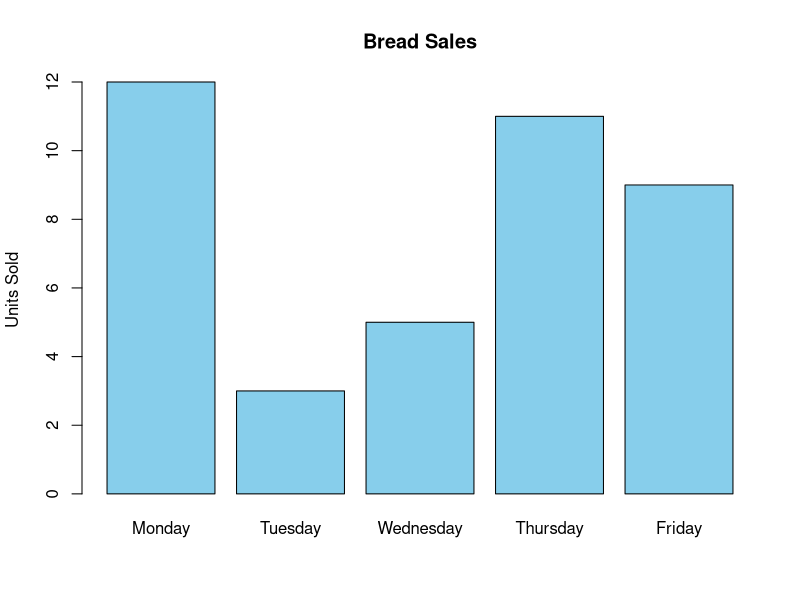
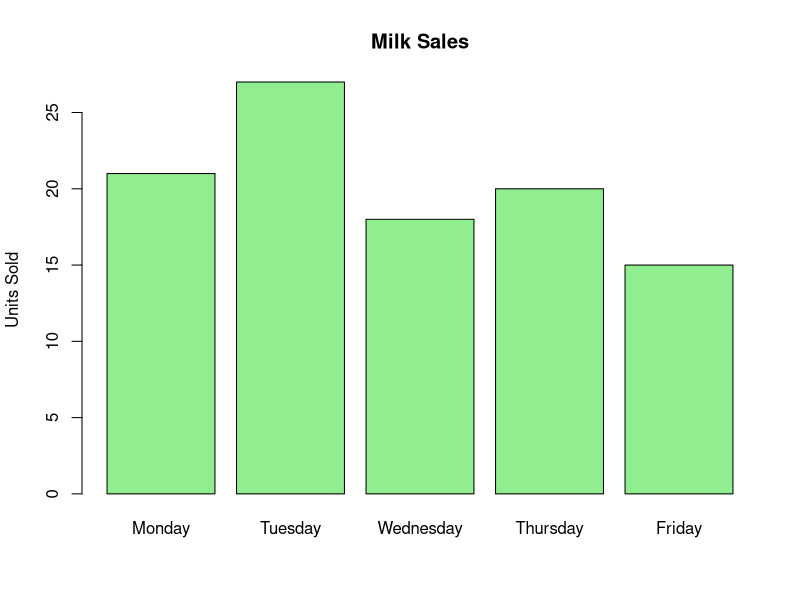
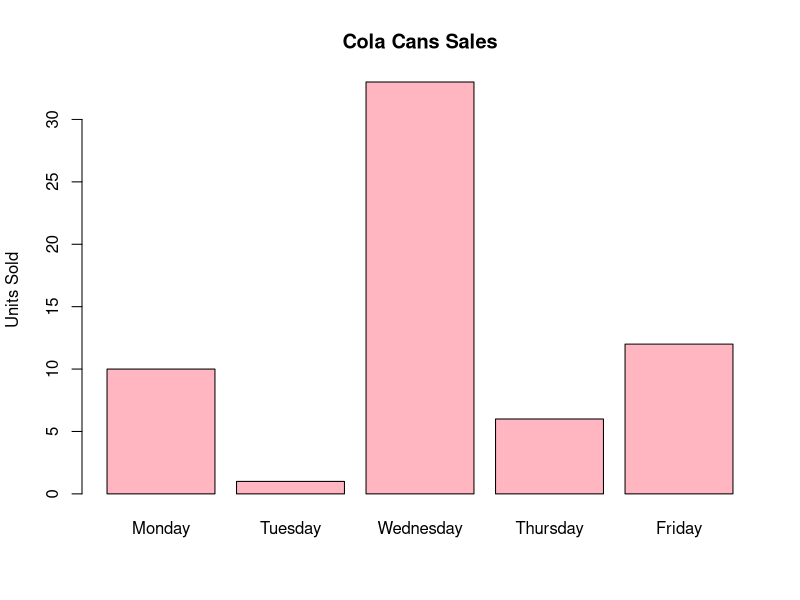
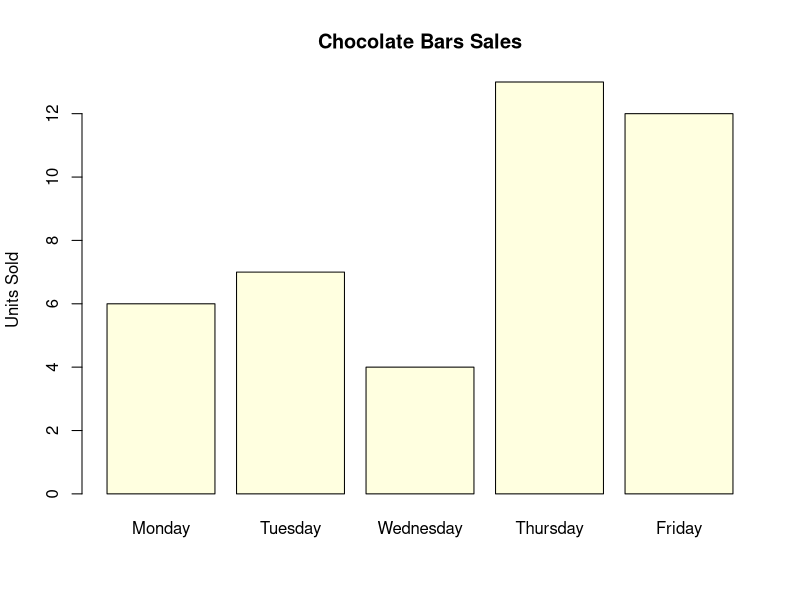
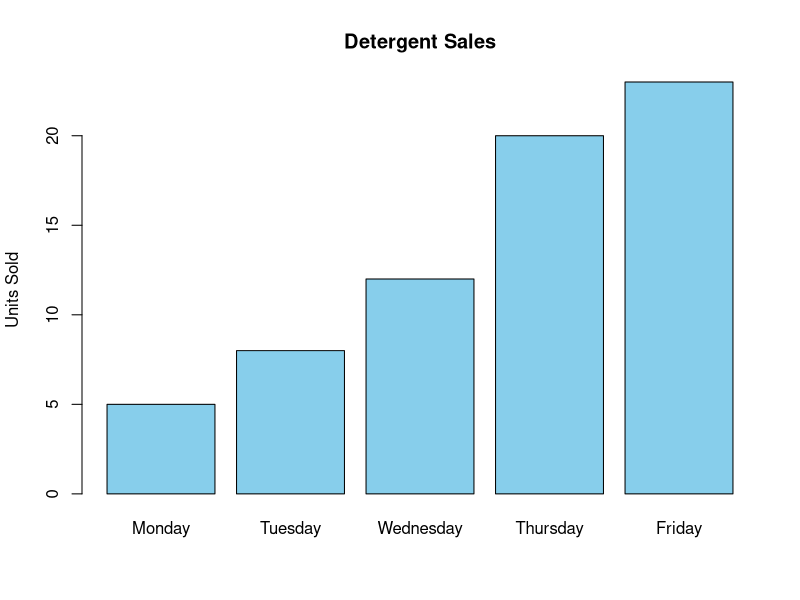

Write the R code that produced these figures, in order.
bread <- c(12, 3, 5, 11, 9)
milk <- c(21, 27, 18, 20, 15)
cola_cans <- c(10, 1, 33, 6, 12)
chocolate_bars <- c(6, 7, 4, 13, 12)
detergent <- c(5, 8, 12, 20, 23)

print(bread)
print(milk)
print(cola_cans)
print(chocolate_bars)
print(detergent)

days <- c("Monday", "Tuesday", "Wednesday", "Thursday", "Friday")

barplot(bread, names.arg=days, col="skyblue", main="Bread Sales", ylab="Units Sold")


barplot(milk, names.arg=days, col="lightgreen", main="Milk Sales", ylab="Units Sold")


barplot(cola_cans, names.arg=days, col="lightpink", main="Cola Cans Sales", ylab="Units Sold")


barplot(chocolate_bars, names.arg=days, col="lightyellow", main="Chocolate Bars Sales", ylab="Units Sold")


barplot(detergent, names.arg=days, col="skyblue", main="Detergent Sales", ylab="Units Sold")
